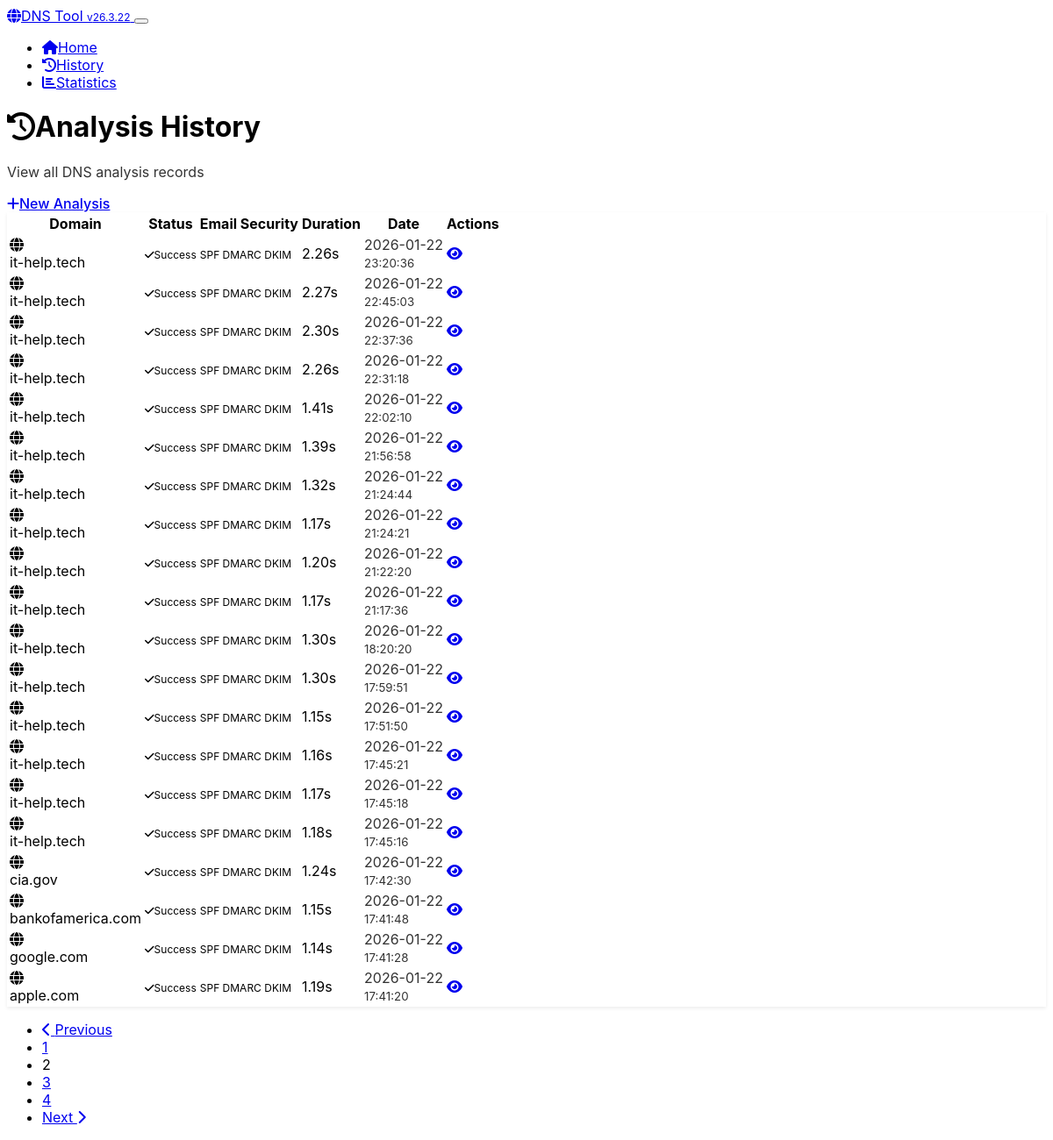
Page /history?page=2 on the committed database.
### app.py (models this page shows, shortened)
class DomainAnalysis(db.Model):
    __tablename__ = 'domain_analyses'
    id = db.Column(db.Integer, primary_key=True)
    domain = db.Column(db.String(255), nullable=False, index=True)
    ascii_domain = db.Column(db.String(255), nullable=False)
    basic_records = db.Column(JSON)
    authoritative_records = db.Column(JSON)
    spf_status = db.Column(db.String(20))
    spf_records = db.Column(JSON)
    dmarc_status = db.Column(db.String(20))
    dmarc_policy = db.Column(db.String(20))
    dmarc_records = db.Column(JSON)
    dkim_status = db.Column(db.String(20))
    dkim_selectors = db.Column(JSON)
    registrar_name = db.Column(db.String(255))
    registrar_source = db.Column(db.String(20))
    analysis_success = db.Column(db.Boolean, default=True)
    error_message = db.Column(db.Text)
    analysis_duration = db.Column(db.Float)  # seconds
    created_at = db.Column(db.DateTime, default=datetime.utcnow, nullable=False)
    updated_at = db.Column(db.DateTime, default=datetime.utcnow, onupdate=datetime.utcnow)

### app.py (the view)
@app.route('/history')
def history():
    page = request.args.get('page', 1, type=int)
    per_page = 20
    analyses = DomainAnalysis.query.order_by(
        DomainAnalysis.created_at.desc()
    ).paginate(
        page=page, per_page=per_page, error_out=False
    )
    return render_template('history.html', analyses=analyses)

### app.py (called while the page is built)
@app.context_processor
def inject_version():
    return {'app_version': APP_VERSION}

### templates/history.html (shortened to what this page needs)
<!DOCTYPE html>
<html lang="en" data-bs-theme="dark">
<head>
    <link href="https://cdn.replit.com/agent/bootstrap-agent-dark-theme.min.css" rel="stylesheet">
    <link href="{{ url_for('static', filename='css/custom.css') }}" rel="stylesheet">
    <link rel="preload" href="https://cdnjs.cloudflare.com/ajax/libs/font-awesome/6.4.0/css/all.min.css" as="style" onload="this.onload=null;this.rel='stylesheet'">
</head>
<body>
    <nav class="navbar navbar-expand-lg navbar-dark bg-dark">
        <div class="container">
            <a class="navbar-brand" href="{{ url_for('index') }}">
                <i class="fas fa-globe me-2"></i>DNS Tool <span class="badge bg-secondary ms-1">v{{ app_version }}</span>
            </a>
            <button class="navbar-toggler" type="button" data-bs-toggle="collapse" data-bs-target="#navbarNav">
            </button>
            <div class="collapse navbar-collapse" id="navbarNav">
                <ul class="navbar-nav ms-auto">
                    <li class="nav-item">
                        <a class="nav-link" href="{{ url_for('index') }}">
                            <i class="fas fa-home me-1"></i>Home
                        </a>
                    </li>
                    <li class="nav-item">
                        <a class="nav-link active" href="{{ url_for('history') }}">
                            <i class="fas fa-history me-1"></i>History
                        </a>
                    </li>
                    <li class="nav-item">
                        <a class="nav-link" href="{{ url_for('stats') }}">
                            <i class="fas fa-chart-bar me-1"></i>Statistics
                        </a>
                    </li>
                </ul>
            </div>
        </div>
    </nav>
    <div class="container my-4">
        <div class="d-flex justify-content-between align-items-center mb-4">
            <div>
                <h1 class="h3 mb-1">
                    <i class="fas fa-history me-2"></i>Analysis History
                </h1>
                <p class="text-muted mb-0">View all DNS analysis records</p>
            </div>
            <a href="{{ url_for('index') }}" class="btn btn-primary">
                <i class="fas fa-plus me-2"></i>New Analysis
            </a>
        </div>
        {% if analyses.items %}
            <div class="card">
                <div class="card-body">
                    <div class="table-responsive">
                        <table class="table table-hover mb-0">
                            <thead>
                                <tr>
                                    <th>Domain</th>
                                    <th>Status</th>
                                    <th>Email Security</th>
                                    <th>Duration</th>
                                    <th>Date</th>
                                    <th>Actions</th>
                                </tr>
                            </thead>
                            <tbody>
                                {% for analysis in analyses.items %}
                                <tr>
                                    <td>
                                        <div class="d-flex align-items-center">
                                            <i class="fas fa-globe text-primary me-2"></i>
                                            <div>
                                                <div class="fw-medium">{{ analysis.domain }}</div>
                                            </div>
                                        </div>
                                    </td>
                                    <td>
                                        {% if analysis.analysis_success %}
                                            <span class="badge bg-success">
                                                <i class="fas fa-check me-1"></i>Success
                                            </span>
                                        {% else %}
                                            <span class="badge bg-danger">
                                                <i class="fas fa-times me-1"></i>Failed
                                            </span>
                                        {% endif %}
                                    </td>
                                    <td>
                                        <div class="d-flex gap-1">
                                            {% if analysis.spf_status %}
                                                <span class="badge bg-{{ 'success' if analysis.spf_status == 'success' else 'warning' if analysis.spf_status == 'warning' else 'danger' }}" title="SPF">
                                                    SPF
                                                </span>
                                            {% endif %}
                                            {% if analysis.dmarc_status %}
                                                <span class="badge bg-{{ 'success' if analysis.dmarc_status == 'success' else 'warning' if analysis.dmarc_status == 'warning' else 'danger' }}" title="DMARC">
                                                    DMARC
                                                </span>
                                            {% endif %}
                                            {% if analysis.dkim_status %}
                                                <span class="badge bg-{{ 'success' if analysis.dkim_status == 'success' else 'warning' }}" title="DKIM">
                                                    DKIM
                                                </span>
                                            {% endif %}
                                        </div>
                                    </td>
                                    <td>
                                        {% if analysis.analysis_duration %}
                                            {{ "%.2f"|format(analysis.analysis_duration) }}s
                                        {% else %}
                                            -
                                        {% endif %}
                                    </td>
                                    <td>
                                        <div class="text-muted">
                                            {{ analysis.created_at.strftime('%Y-%m-%d') }}<br>
                                            <small>{{ analysis.created_at.strftime('%H:%M:%S') }}</small>
                                        </div>
                                    </td>
                                    <td>
                                        <div class="btn-group" role="group">
                                            <a href="{{ url_for('view_analysis', analysis_id=analysis.id) }}"
                                               class="btn btn-sm btn-outline-primary" title="View Details">
                                                <i class="fas fa-eye"></i>
                                            </a>
                                        </div>
                                    </td>
                                </tr>
                                {% endfor %}
                            </tbody>
                        </table>
                    </div>
                </div>
            </div>
            {% if analyses.pages > 1 %}
                <nav aria-label="Analysis history pagination" class="mt-4">
                    <ul class="pagination justify-content-center">
                        {% if analyses.has_prev %}
                            <li class="page-item">
                                <a class="page-link" href="{{ url_for('history', page=analyses.prev_num) }}">
                                    <i class="fas fa-chevron-left"></i> Previous
                                </a>
                            </li>
                        {% endif %}
                        {% for page_num in analyses.iter_pages() %}
                            {% if page_num %}
                                {% if page_num != analyses.page %}
                                    <li class="page-item">
                                        <a class="page-link" href="{{ url_for('history', page=page_num) }}">{{ page_num }}</a>
                                    </li>
                                {% else %}
                                    <li class="page-item active">
                                        <span class="page-link">{{ page_num }}</span>
                                    </li>
                                {% endif %}
                            {% else %}
                                <li class="page-item disabled">
                                    <span class="page-link">...</span>
                                </li>
                            {% endif %}
                        {% endfor %}
                        {% if analyses.has_next %}
                            <li class="page-item">
                                <a class="page-link" href="{{ url_for('history', page=analyses.next_num) }}">
                                    Next <i class="fas fa-chevron-right"></i>
                                </a>
                            </li>
                        {% endif %}
                    </ul>
                </nav>
            {% endif %}
        {% endif %}
    </div>
</body>
</html>

### static/css/custom.css (style rules this page uses)
:root { --code-bg: hsl(210, 11%, 15%); --code-border: hsl(210, 11%, 25%); --feature-icon-size: 3rem; }
body { font-family: -apple-system, BlinkMacSystemFont, 'Segoe UI', Roboto, sans-serif; }
.card { border: 1px solid var(--bs-border-color); box-shadow: 0 0.125rem 0.25rem rgba(0, 0, 0, 0.075); }
.badge { font-size: 0.75em; }
.btn { border-radius: 0.375rem; font-weight: 500; }
.text-muted { opacity: 0.8; }

### rows in the picture
DomainAnalysis: domain "it-help.tech", analysis_success True (drawn), analysis_duration "2.26", created_at "2026-01-22", created_at "23:20:36"
DomainAnalysis: domain "it-help.tech", analysis_success True (drawn), analysis_duration "2.27", created_at "2026-01-22", created_at "22:45:03"
DomainAnalysis: domain "it-help.tech", analysis_success True (drawn), analysis_duration "2.30", created_at "2026-01-22", created_at "22:37:36"
DomainAnalysis: domain "it-help.tech", analysis_success True (drawn), analysis_duration "2.26", created_at "2026-01-22", created_at "22:31:18"
DomainAnalysis: domain "it-help.tech", analysis_success True (drawn), analysis_duration "1.41", created_at "2026-01-22", created_at "22:02:10"
DomainAnalysis: domain "it-help.tech", analysis_success True (drawn), analysis_duration "1.39", created_at "2026-01-22", created_at "21:56:58"
DomainAnalysis: domain "it-help.tech", analysis_success True (drawn), analysis_duration "1.32", created_at "2026-01-22", created_at "21:24:44"
DomainAnalysis: domain "it-help.tech", analysis_success True (drawn), analysis_duration "1.17", created_at "2026-01-22", created_at "21:24:21"
DomainAnalysis: domain "it-help.tech", analysis_success True (drawn), analysis_duration "1.20", created_at "2026-01-22", created_at "21:22:20"
DomainAnalysis: domain "it-help.tech", analysis_success True (drawn), analysis_duration "1.17", created_at "2026-01-22", created_at "21:17:36"
DomainAnalysis: domain "it-help.tech", analysis_success True (drawn), analysis_duration "1.30", created_at "2026-01-22", created_at "18:20:20"
DomainAnalysis: domain "it-help.tech", analysis_success True (drawn), analysis_duration "1.30", created_at "2026-01-22", created_at "17:59:51"
DomainAnalysis: domain "it-help.tech", analysis_success True (drawn), analysis_duration "1.15", created_at "2026-01-22", created_at "17:51:50"
DomainAnalysis: domain "it-help.tech", analysis_success True (drawn), analysis_duration "1.16", created_at "2026-01-22", created_at "17:45:21"
DomainAnalysis: domain "it-help.tech", analysis_success True (drawn), analysis_duration "1.17", created_at "2026-01-22", created_at "17:45:18"
DomainAnalysis: domain "it-help.tech", analysis_success True (drawn), analysis_duration "1.18", created_at "2026-01-22", created_at "17:45:16"
DomainAnalysis: domain "cia.gov", analysis_success True (drawn), analysis_duration "1.24", created_at "2026-01-22", created_at "17:42:30"
DomainAnalysis: domain "bankofamerica.com", analysis_success True (drawn), analysis_duration "1.15", created_at "2026-01-22", created_at "17:41:48"
DomainAnalysis: domain "google.com", analysis_success True (drawn), analysis_duration "1.14", created_at "2026-01-22", created_at "17:41:28"
DomainAnalysis: domain "apple.com", analysis_success True (drawn), analysis_duration "1.19", created_at "2026-01-22", created_at "17:41:20"

### other values in the picture
{{ app_version }} "26.3.22"
{{ page_num }} "1" "3" "4"
{{ page_num }} "2"
